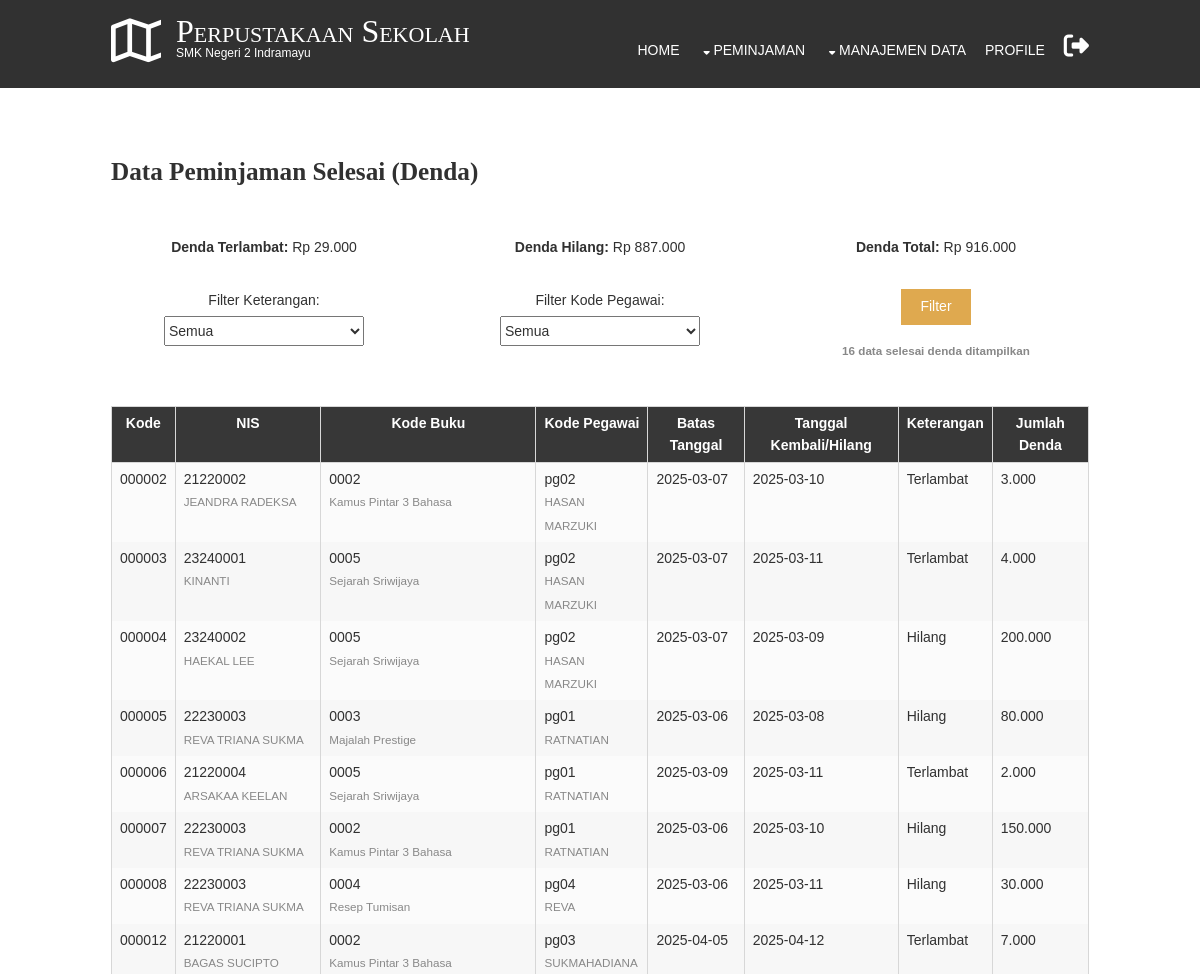
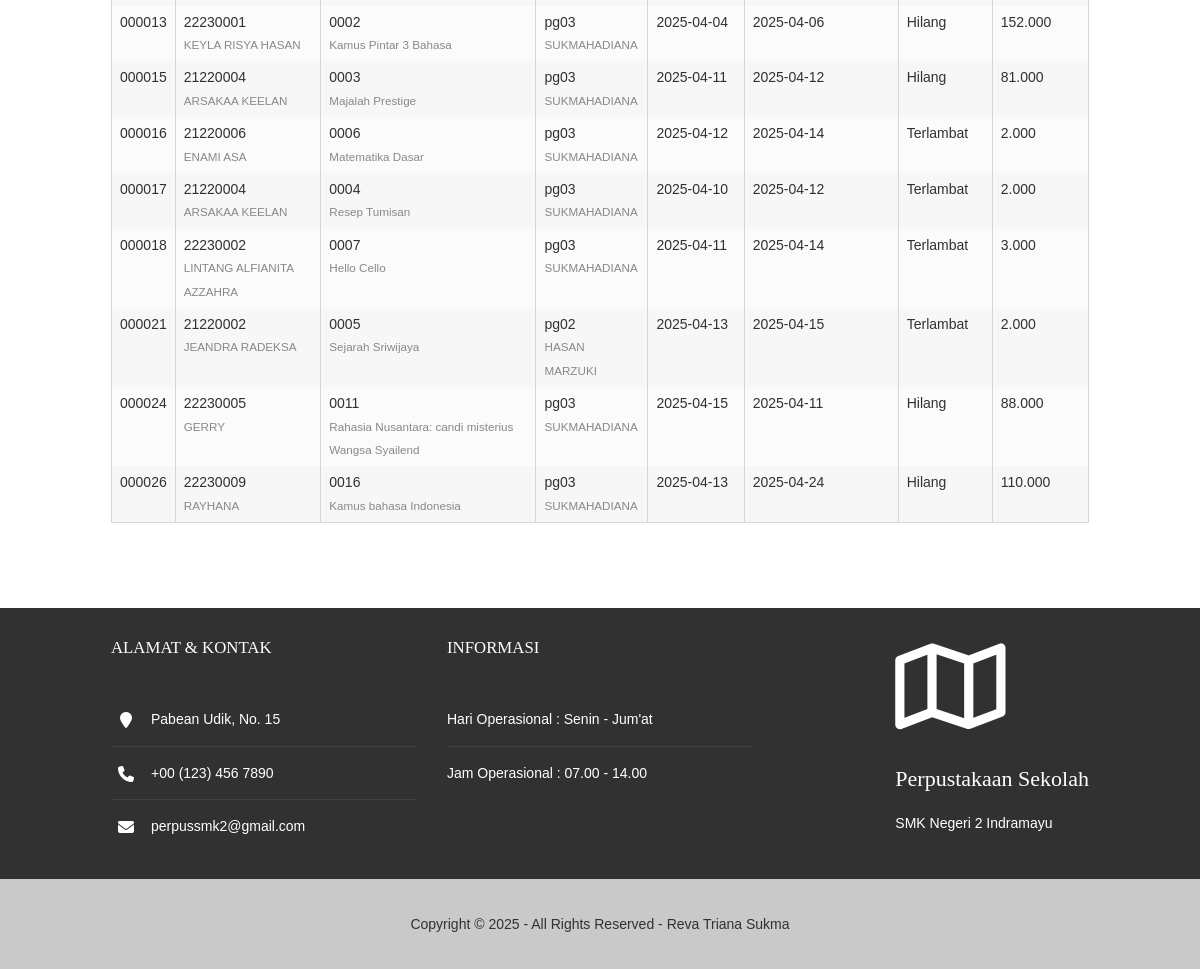
Page /pages/selesai/data_selesaidenda.php (signed in) on the committed database (2 pictures, top to bottom).
### tables this page shows
CREATE TABLE `daftar_pm` (
  `kode_pm` char(6) NOT NULL,
  `nis` char(8) DEFAULT NULL,
  `kode_buku` char(4) DEFAULT NULL,
  `kode_pg` char(4) DEFAULT NULL,
  `tanggal` date DEFAULT NULL,
  `ptgl_kembali` date DEFAULT NULL,
  `tgl_kembali` date DEFAULT NULL,
  `ket_terlambat` char(1) DEFAULT NULL,
  `ket_denda` int(11) DEFAULT NULL,
  `denda` int(11) DEFAULT NULL,
  `ket_selesai` char(1) DEFAULT NULL
);

CREATE TABLE `siswa` (
  `nis` char(8) NOT NULL,
  `nama` varchar(50) DEFAULT NULL,
  `kelas` char(1) DEFAULT NULL,
  `prodi` char(1) DEFAULT NULL,
  `tingkat` char(1) DEFAULT NULL,
  `jk` char(1) DEFAULT NULL
);

CREATE TABLE `buku` (
  `kode_buku` char(4) NOT NULL,
  `judul` varchar(50) DEFAULT NULL,
  `penerbit` varchar(20) DEFAULT NULL,
  `pengarang` varchar(50) DEFAULT NULL,
  `tahun_terbit` year(4) DEFAULT NULL,
  `kj_buku` char(1) DEFAULT NULL,
  `jml_awal` int(11) NOT NULL,
  `jml_buku` int(11) DEFAULT NULL,
  `stok` int(11) DEFAULT NULL,
  `harga` int(11) NOT NULL
);

CREATE TABLE `pegawai` (
  `kode_pg` char(4) NOT NULL,
  `nama_pg` varchar(50) DEFAULT NULL,
  `jabatan` char(1) DEFAULT NULL,
  `jk` char(1) DEFAULT NULL,
  `username` varchar(50) NOT NULL,
  `password` varchar(255) NOT NULL
);

### koneksi.php (called while the page is built, shortened)
<?php
class database {
	var $host = "localhost";
	var $username = "root";
	var $password = "";
	var $database = "dataperpus";
	var $koneksi = "";
	function __construct(){
		$this->koneksi = mysqli_connect($this->host, $this->username, $this->password, $this->database);
	}
	function tampil_data_selesaidenda($filter_ket = null, $filter_pg = null) {
		$conn = $this->koneksi;
		$query = "SELECT daftar_pm.*, siswa.nama, buku.judul, pegawai.nama_pg FROM daftar_pm
				  JOIN siswa ON daftar_pm.nis = siswa.nis
				  JOIN buku ON daftar_pm.kode_buku = buku.kode_buku
				  JOIN pegawai ON daftar_pm.kode_pg = pegawai.kode_pg
				  WHERE ket_terlambat !='1' AND ket_selesai = '1'";
		$result = mysqli_query($conn, $query);
		$hasil = [];
		while ($row = mysqli_fetch_assoc($result)) {
			$hasil[] = $row;
		}
		return $hasil;
	}
	function hitung_denda() {
		$hasil = ['denda_terlambat' => 0, 'denda_hilang' => 0, 'denda_total' => 0];
		$query = "SELECT dp.ket_terlambat, dp.ket_denda, b.harga
				  FROM daftar_pm dp
				  JOIN buku b ON dp.kode_buku = b.kode_buku
				  WHERE dp.ket_selesai = '1' AND (dp.ket_terlambat = '2' OR dp.ket_terlambat = '3')";
		$data = mysqli_query($this->koneksi, $query);
		while ($row = mysqli_fetch_assoc($data)) {
			$total_denda = (int) $row['ket_denda'];
			$harga_buku = (int) $row['harga'];
			if ($row['ket_terlambat'] == '2') {
				$hasil['denda_terlambat'] += $total_denda;
			} elseif ($row['ket_terlambat'] == '3') {
				$denda_terlambat = $total_denda - $harga_buku;
				$denda_hilang = $harga_buku;
				$hasil['denda_terlambat'] += $denda_terlambat;
				$hasil['denda_hilang'] += $denda_hilang;
			}
			$hasil['denda_total'] += $total_denda;
		}
		return $hasil;
	}
}
?>

### pages/selesai/data_selesaidenda.php (the view, shortened to what this page needs)
<?php
include_once('../../koneksi.php');
include '../../index_header.php';
$db = new database();
$filter_ket = $_GET['filter_ket'] ?? null;
$filter_pg = $_GET['filter_pg'] ?? null;
$data_selesaidenda = $db->tampil_data_selesaidenda($filter_ket, $filter_pg);
$denda = $db->hitung_denda();
?>
<!DOCTYPE html>
<html>
<head>
    <link href="../../layout/styles/layout.css" rel="stylesheet" type="text/css" media="all">
    <link rel="stylesheet" href="https://cdnjs.cloudflare.com/ajax/libs/font-awesome/6.7.2/css/all.min.css" />
</head>
<body>
<div class="wrapper row0">
<main class="hoc container clear">
    <h1 class="fl_left bold font-x2 btmspace-50">Data Peminjaman Selesai (Denda)</h1>
    <div class="group btmspace-30 demo center">
        <div class="one_third first"><strong>Denda Terlambat:</strong> Rp <?php echo number_format($denda['denda_terlambat'], 0, ',', '.'); ?></div>
        <div class="one_third"><strong>Denda Hilang:</strong> Rp <?php echo number_format($denda['denda_hilang'], 0, ',', '.'); ?></div>
        <div class="one_third"><strong>Denda Total:</strong> Rp <?php echo number_format($denda['denda_total'], 0, ',', '.'); ?></div>
    </div>
    <div class="group btmspace-30 demo center">
        <form method="GET">
            <div class="one_third first">
                <label for="filter_ket">Filter Keterangan:</label>
                <select name="filter_ket" id="filter_ket">
                    <option value="">Semua</option>
                </select>
            </div>
            <div class="one_third">
                <label for="filter_pg">Filter Kode Pegawai:</label>
                <select name="filter_pg" id="filter_pg">
                    <option value="">Semua</option>
                </select>
            </div>
            <div class="one_third">
                <input type="submit" value="Filter" class="btn small">
                <?php if (!empty($_GET['filter_pg']) || !empty($_GET['filter_ket'])): ?>
                    <p class="bold">
                        <small><?php echo count($data_selesaidenda); ?> hasil ditemukan dari filter</small>
                    </p>
                <?php else: ?>
                    <p class="bold">
                        <small><?php echo count($data_selesaidenda); ?> data selesai denda ditampilkan</small>
                    </p>
                <?php endif; ?>
            </div>
        </form>
    </div>
    <div class="clear">
        <table>
          <thead>
            <tr>
              <th>Kode</th>
              <th>NIS</th>
              <th>Kode Buku</th>
              <th>Kode Pegawai</th>
              <th>Batas Tanggal</th>
              <th>Tanggal Kembali/Hilang</th>
              <th>Keterangan</th>
              <th>Jumlah Denda</th>
            </tr>
          </thead>
          <tbody>
          <?php
          $kt = [
            2 => 'Terlambat',
            3 => 'Hilang'];
          foreach ($data_selesaidenda as $row) {
          ?>
            <tr>
              <td><?php echo $row['kode_pm'] ?></td>
              <td><?php echo $row['nis'] ?> <br> <small><?php echo $row['nama'] ?></small> </td>
              <td><?php echo $row['kode_buku'] ?> <br> <small><?php echo $row['judul'] ?></small> </td>
              <td><?php echo $row['kode_pg'] ?> <br> <small><?php echo $row['nama_pg'] ?></small> </td>
              <td><?php echo $row['ptgl_kembali'] ?></td>
              <td><?php echo $row['tgl_kembali'] ?></td>
              <?php
              $ket_ter = $row['ket_terlambat'];
              $nama_ket = isset($kt[$ket_ter]) ? $kt[$ket_ter] : '';
              ?>
              <td><?php echo $nama_ket ?></td>
              <td><?php echo number_format($row['ket_denda'], 0, ',', '.');  ?></td>
            </tr>
          <?php } ?>
          </tbody>
        </table>
      </div>
</div>
</body>
</html>

### layout/styles/layout.css (style rules this page uses)
.container { padding:70px 0; }
#footer { padding:30px 0; }
#footer .title { margin:0 0 50px 0; padding:0; font-size:1.2rem; text-transform:uppercase; }
#footer .linklist li { display:block; margin-bottom:15px; padding:0 0 15px 0; border-bottom:1px solid; }
#footer .linklist li:last-child { margin:0; padding:0; border:none; }
#footer .linklist li::before, #footer .linklist li::after { display:table; content:""; }
#footer .linklist li, #footer .linklist li::after { clear:both; }
#footer .contact.linklist li, #footer .contact.linklist li:last-child { position:relative; padding-left:40px; }
#footer .contact li * { margin:0; padding:0; line-height:1.6; }
#footer .contact li i { display:block; position:absolute; top:0; left:0; width:30px; font-size:16px; text-align:center; }
#copyright { padding:20px 0; text-align: center; }
*, *::before, *::after { transition:all .3s ease-in-out; }
select { width: 200px; height: 30px; }
table, th, td { border:1px solid; border-collapse:collapse; vertical-align:top; }
table, th { table-layout:auto; }
table { width:100%; margin-bottom:15px; }
th, td { padding:5px 8px; }
th { text-align: center; }
td { border-width:0 1px; }
body { color:#888888; background-color:#FFFFFF; }
a { color:#DFA94F; }
.btn, .btn.inverse:hover { color:#FFFFFF; background-color:#DFA94F; border-color:#DFA94F; }
.row0 { background-color:#FFFFFF; color:#313131; }
.row4 { color:#FFFFFF; background-color:#313131; border-color:#DFA94F }
.row5, .row5 a { color:#313131; background-color:#cac9c9; }
#footer .linklist li { border-color:#414141; }
table, th, td, #comments .avatar, #comments input, #comments textarea { border-color:#D7D7D7; }
th { color:#FFFFFF; background-color:#373737; }
tr, #comments li, #comments input[type="submit"], #comments input[type="reset"] { color:inherit; background-color:#FBFBFB; }
tr:nth-child(even), #comments li:nth-child(even) { color:inherit; background-color:#F7F7F7; }
@media screen and (min-width:978px) { .hoc { max-width:978px; } }
small { color: #888888; }

### layout/styles/framework.css (style rules this page uses)
html { overflow-y: scroll; overflow-x: hidden; }
html, body { margin: 0; padding: 0; font-size: 14px; line-height: 1.6em; }
*, *::before, *::after { box-sizing: border-box; }
.bold { font-weight: bold; }
.center { text-align: center; }
.nospace { margin: 0; padding: 0; list-style: none; }
.btn { display: inline-block; padding: 15px 25px 17px; text-transform: uppercase; border: 1px solid; }
.btn.small { padding: 8px 18px 10px; text-transform: none; }
.clear, .group { display: block; }
.clear::before, .clear::after, .group::before, .group::after { display: table; content: ""; }
.clear, .clear::after, .group, .group::after { clear: both; }
a { outline: none; text-decoration: none; }
.fl_left, .imgl { float: left; }
.fl_right, .imgr { float: right; }
body, input, textarea, select { font-family: Verdana, Geneva, sans-serif; }
h1, h2, h3, h4, h5, h6, .heading { font-family: Georgia, "Times New Roman", Times, serif; }
form, fieldset, legend { margin: 0; padding: 0; border: none; }
label, input, textarea, select { display: inline-block; resize: none; outline: none; color: inherit; font-size: inherit; font-family: inherit; vertical-align: middle; }
label { margin-bottom: 5px; }
h1, h2, h3, h4, h5, h6, .heading { margin: 0 0 20px 0; font-size: 22px; line-height: normal; font-weight: normal; text-transform: capitalize; }
address { font-style: normal; font-weight: normal; }
.font-x2 { font-size: 1.8rem; }
.wrapper { display: block; width: 100%; margin: 0; padding: 0; text-align: left; word-wrap: break-word; }
.hoc { display: block; margin: 0 auto; }
address, article, aside, figcaption, figure, footer, header, main, nav, section { display: block; margin: 0; padding: 0; }
.one_half, .one_third, .two_third, .one_quarter, .two_quarter, .three_quarter { display: inline-block; float: left; margin: 0 0 0 3.06748466257669%; list-style: none; }
.first { margin-left: 0; clear: left; }
.one_third { width: 31.28834355828221%; }
.btmspace-30 { margin-bottom: 30px; }
.btmspace-50 { margin-bottom: 50px; }

### rows in the picture
daftar_pm: kode_pm "000002", nis "21220002", nis.nama "JEANDRA RADEKSA", kode_buku "0002", kode_buku.judul "Kamus Pintar 3 Bahasa", kode_pg "pg02", kode_pg.nama_pg "HASAN MARZUKI", ptgl_kembali "2025-03-07", tgl_kembali "2025-03-10", ket_terlambat "Terlambat", ket_denda "3.000"
daftar_pm: kode_pm "000003", nis "23240001", nis.nama "KINANTI", kode_buku "0005", kode_buku.judul "Sejarah Sriwijaya", kode_pg "pg02", kode_pg.nama_pg "HASAN MARZUKI", ptgl_kembali "2025-03-07", tgl_kembali "2025-03-11", ket_terlambat "Terlambat", ket_denda "4.000"
daftar_pm: kode_pm "000004", nis "23240002", nis.nama "HAEKAL LEE", kode_buku "0005", kode_buku.judul "Sejarah Sriwijaya", kode_pg "pg02", kode_pg.nama_pg "HASAN MARZUKI", ptgl_kembali "2025-03-07", tgl_kembali "2025-03-09", ket_terlambat "Hilang", ket_denda "200.000"
daftar_pm: kode_pm "000005", nis "22230003", nis.nama "REVA TRIANA SUKMA", kode_buku "0003", kode_buku.judul "Majalah Prestige", kode_pg "pg01", kode_pg.nama_pg "RATNATIAN", ptgl_kembali "2025-03-06", tgl_kembali "2025-03-08", ket_terlambat "Hilang", ket_denda "80.000"
daftar_pm: kode_pm "000006", nis "21220004", nis.nama "ARSAKAA KEELAN", kode_buku "0005", kode_buku.judul "Sejarah Sriwijaya", kode_pg "pg01", kode_pg.nama_pg "RATNATIAN", ptgl_kembali "2025-03-09", tgl_kembali "2025-03-11", ket_terlambat "Terlambat", ket_denda "2.000"
daftar_pm: kode_pm "000007", nis "22230003", nis.nama "REVA TRIANA SUKMA", kode_buku "0002", kode_buku.judul "Kamus Pintar 3 Bahasa", kode_pg "pg01", kode_pg.nama_pg "RATNATIAN", ptgl_kembali "2025-03-06", tgl_kembali "2025-03-10", ket_terlambat "Hilang", ket_denda "150.000"
daftar_pm: kode_pm "000008", nis "22230003", nis.nama "REVA TRIANA SUKMA", kode_buku "0004", kode_buku.judul "Resep Tumisan", kode_pg "pg04", kode_pg.nama_pg "REVA", ptgl_kembali "2025-03-06", tgl_kembali "2025-03-11", ket_terlambat "Hilang", ket_denda "30.000"
daftar_pm: kode_pm "000012", nis "21220001", nis.nama "BAGAS SUCIPTO", kode_buku "0002", kode_buku.judul "Kamus Pintar 3 Bahasa", kode_pg "pg03", kode_pg.nama_pg "SUKMAHADIANA", ptgl_kembali "2025-04-05", tgl_kembali "2025-04-12", ket_terlambat "Terlambat", ket_denda "7.000"
daftar_pm: kode_pm "000013", nis "22230001", nis.nama "KEYLA RISYA HASAN", kode_buku "0002", kode_buku.judul "Kamus Pintar 3 Bahasa", kode_pg "pg03", kode_pg.nama_pg "SUKMAHADIANA", ptgl_kembali "2025-04-04", tgl_kembali "2025-04-06", ket_terlambat "Hilang", ket_denda "152.000"
daftar_pm: kode_pm "000015", nis "21220004", nis.nama "ARSAKAA KEELAN", kode_buku "0003", kode_buku.judul "Majalah Prestige", kode_pg "pg03", kode_pg.nama_pg "SUKMAHADIANA", ptgl_kembali "2025-04-11", tgl_kembali "2025-04-12", ket_terlambat "Hilang", ket_denda "81.000"
daftar_pm: kode_pm "000016", nis "21220006", nis.nama "ENAMI ASA", kode_buku "0006", kode_buku.judul "Matematika Dasar", kode_pg "pg03", kode_pg.nama_pg "SUKMAHADIANA", ptgl_kembali "2025-04-12", tgl_kembali "2025-04-14", ket_terlambat "Terlambat", ket_denda "2.000"
daftar_pm: kode_pm "000017", nis "21220004", nis.nama "ARSAKAA KEELAN", kode_buku "0004", kode_buku.judul "Resep Tumisan", kode_pg "pg03", kode_pg.nama_pg "SUKMAHADIANA", ptgl_kembali "2025-04-10", tgl_kembali "2025-04-12", ket_terlambat "Terlambat", ket_denda "2.000"
daftar_pm: kode_pm "000018", nis "22230002", nis.nama "LINTANG ALFIANITA AZZAHRA", kode_buku "0007", kode_buku.judul "Hello Cello", kode_pg "pg03", kode_pg.nama_pg "SUKMAHADIANA", ptgl_kembali "2025-04-11", tgl_kembali "2025-04-14", ket_terlambat "Terlambat", ket_denda "3.000"
daftar_pm: kode_pm "000021", nis "21220002", nis.nama "JEANDRA RADEKSA", kode_buku "0005", kode_buku.judul "Sejarah Sriwijaya", kode_pg "pg02", kode_pg.nama_pg "HASAN MARZUKI", ptgl_kembali "2025-04-13", tgl_kembali "2025-04-15", ket_terlambat "Terlambat", ket_denda "2.000"
daftar_pm: kode_pm "000024", nis "22230005", nis.nama "GERRY", kode_buku "0011", kode_buku.judul "Rahasia Nusantara: candi misterius Wangsa Syailend", kode_pg "pg03", kode_pg.nama_pg "SUKMAHADIANA", ptgl_kembali "2025-04-15", tgl_kembali "2025-04-11", ket_terlambat "Hilang", ket_denda "88.000"
daftar_pm: kode_pm "000026", nis "22230009", nis.nama "RAYHANA", kode_buku "0016", kode_buku.judul "Kamus bahasa Indonesia", kode_pg "pg03", kode_pg.nama_pg "SUKMAHADIANA", ptgl_kembali "2025-04-13", tgl_kembali "2025-04-24", ket_terlambat "Hilang", ket_denda "110.000"

### other values in the picture
$denda['denda_terlambat'] "29.000"
$denda['denda_hilang'] "887.000"
$denda['denda_total'] "916.000"
count($data_selesaidenda) "16"
